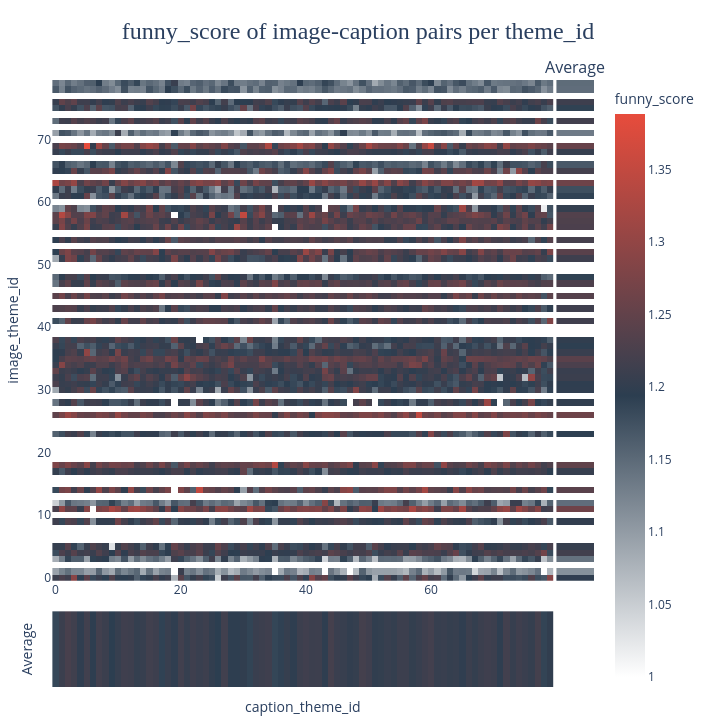

Write notebook code for a chart like this one.
### Code cell
# Plot heatmap from full data for COUNT
fig2 = p3_utils.heatmap_from_df( df_heatmap,
                                x_col="caption_theme_id",
                                y_col="image_theme_id",
                                value_col="funny_score",
                                colors = ["#ffffff",
                                            "#2c3e50",
                                            # "#2980b9",
                                            # "#ffd200",
                                            "#e74c3c"],
                                title = "funny_score of image-caption pairs per theme_id",
                                width=720)

fig2.show()
if SAVE:
    fig2.write_html("/Users/jeremyserillon/Downloads/heatmap_theme_id_funny_score.html")

### Figure 1 — Plotly figure (JSON) as saved in the notebook; plotly's stock layout.template omitted (floating-point values rounded to 4 significant figures; data arrays with more than 128 entries replaced by an {"elided": "..."} marker saying what was removed)
{"data": [{"coloraxis": "coloraxis", "customdata": {"elided": "80x80x2 str values"}, "hovertemplate": "<b>Image theme</b>: %{customdata[0]}<br><b>Caption theme</b>: %{customdata[1]}<br><b>funny_score</b>: %{z}<extra></extra>", "showscale": true, "type": "heatmap", "x": [0, 1, 2, 3, 4, 5, 6, 7, 8, 9, 10, 11, 12, 13, 14, 15, 16, 17, 18, 19, 20, 21, 22, 23, 24, 25, 26, 27, 28, 29, 30, 31, 32, 33, 34, 35, 36, 37, 38, 39, 40, 41, 42, 43, 44, 45, 46, 47, 48, 49, 50, 51, 52, 53, 54, 55, 56, 57, 58, 59, 60, 61, 62, 63, 64, 65, 66, 67, 68, 69, 70, 71, 72, 73, 74, 75, 76, 77, 78, 79], "xaxis": "x", "y": [0, 1, 2, 3, 4, 5, 6, 7, 8, 9, 10, 11, 12, 13, 14, 15, 16, 17, 18, 19, 20, 21, 22, 23, 24, 25, 26, 27, 28, 29, 30, 31, 32, 33, 34, 35, 36, 37, 38, 39, 40, 41, 42, 43, 44, 45, 46, 47, 48, 49, 50, 51, 52, 53, 54, 55, 56, 57, 58, 59, 60, 61, 62, 63, 64, 65, 66, 67, 68, 69, 70, 71, 72, 73, 74, 75, 76, 77, 78, 79], "yaxis": "y", "z": {"elided": "80x80 float values"}}, {"coloraxis": "coloraxis", "hovertemplate": "Image_Theme: %{y}<br>mean funny_score: %{z}<extra></extra>", "showscale": false, "type": "heatmap", "x": ["avg"], "xaxis": "x2", "y": [0, 1, 2, 3, 4, 5, 6, 7, 8, 9, 10, 11, 12, 13, 14, 15, 16, 17, 18, 19, 20, 21, 22, 23, 24, 25, 26, 27, 28, 29, 30, 31, 32, 33, 34, 35, 36, 37, 38, 39, 40, 41, 42, 43, 44, 45, 46, 47, 48, 49, 50, 51, 52, 53, 54, 55, 56, 57, 58, 59, 60, 61, 62, 63, 64, 65, 66, 67, 68, 69, 70, 71, 72, 73, 74, 75, 76, 77, 78, 79], "yaxis": "y2", "z": [[1.198], [1.111], [NaN], [1.142], [1.217], [1.205], [NaN], [NaN], [NaN], [1.2], [NaN], [1.264], [1.147], [NaN], [1.241], [NaN], [NaN], [1.205], [1.249], [NaN], [NaN], [NaN], [NaN], [1.193], [NaN], [NaN], [1.262], [NaN], [1.199], [NaN], [1.199], [1.198], [1.21], [1.208], [1.226], [1.242], [1.208], [1.193], [1.199], [NaN], [NaN], [1.215], [NaN], [1.214], [NaN], [1.237], [NaN], [1.229], [1.19], [NaN], [NaN], [1.213], [1.241], [NaN], [1.221], [NaN], [1.228], [1.23], [1.234], [1.202], [NaN], [1.19], [1.177], [1.262], [NaN], [1.219], [1.168], [NaN], [1.204], [1.256], [NaN], [1.134], [NaN], [1.217], [NaN], [1.19], [1.212], [NaN], [1.147], [1.148]]}, {"coloraxis": "coloraxis", "hovertemplate": "Caption_Theme: %{x}<br>mean funny_score: %{z}<extra></extra>", "showscale": false, "type": "heatmap", "x": [0, 1, 2, 3, 4, 5, 6, 7, 8, 9, 10, 11, 12, 13, 14, 15, 16, 17, 18, 19, 20, 21, 22, 23, 24, 25, 26, 27, 28, 29, 30, 31, 32, 33, 34, 35, 36, 37, 38, 39, 40, 41, 42, 43, 44, 45, 46, 47, 48, 49, 50, 51, 52, 53, 54, 55, 56, 57, 58, 59, 60, 61, 62, 63, 64, 65, 66, 67, 68, 69, 70, 71, 72, 73, 74, 75, 76, 77, 78, 79], "xaxis": "x3", "y": ["avg"], "yaxis": "y3", "z": [[1.186, 1.21, 1.224, 1.215, 1.199, 1.216, 1.196, 1.217, 1.209, 1.194, 1.204, 1.213, 1.212, 1.202, 1.206, 1.216, 1.212, 1.19, 1.206, 1.198, 1.216, 1.205, 1.212, 1.208, 1.211, 1.201, 1.194, 1.216, 1.197, 1.197, 1.2, 1.189, 1.208, 1.211, 1.214, 1.187, 1.191, 1.205, 1.198, 1.21, 1.215, 1.211, 1.212, 1.198, 1.22, 1.209, 1.207, 1.2, 1.204, 1.219, 1.214, 1.2, 1.202, 1.206, 1.202, 1.211, 1.211, 1.202, 1.207, 1.213, 1.218, 1.206, 1.208, 1.204, 1.206, 1.198, 1.21, 1.203, 1.21, 1.214, 1.211, 1.198, 1.217, 1.205, 1.214, 1.209, 1.204, 1.219, 1.188, 1.2]]}], "layout": {"annotations": [{"font": {"size": 16}, "showarrow": false, "text": "Average", "x": 0.9652, "xanchor": "center", "xref": "paper", "y": 1, "yanchor": "bottom", "yref": "paper"}], "coloraxis": {"colorbar": {"title": {"text": "funny_score"}}, "colorscale": [[0, "#ffffff"], [0.5, "#2c3e50"], [1, "#e74c3c"]]}, "height": 724, "margin": {"b": 12, "l": 12, "r": 12, "t": 80}, "plot_bgcolor": "white", "title": {"font": {"family": "Playfair Display, serif", "size": 24}, "text": "funny_score of image-caption pairs per theme_id", "x": 0.5, "xanchor": "center", "y": 0.97}, "width": 716, "xaxis": {"anchor": "y", "constrain": "range", "domain": [0, 0.9254], "title": {}}, "xaxis2": {"anchor": "y2", "domain": [0.9304, 1], "visible": false}, "xaxis3": {"anchor": "y3", "domain": [0, 0.9254], "matches": "x", "showticklabels": false, "title": {"text": "caption_theme_id"}}, "yaxis": {"anchor": "x", "constrain": "range", "domain": [0.175, 1], "scaleanchor": "x", "scaleratio": 1, "title": {"text": "image_theme_id"}}, "yaxis2": {"anchor": "x2", "domain": [0.175, 1], "matches": "y", "showticklabels": false, "title": {}}, "yaxis3": {"anchor": "x3", "domain": [0, 0.125], "showticklabels": false, "title": {"text": "Average"}}}}
